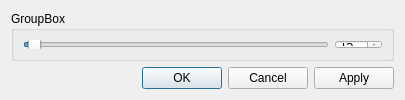
<?xml version="1.0" encoding="UTF-8"?>
<ui version="4.0">
 <class>CoinDialog</class>
 <widget class="QDialog" name="CoinDialog">
  <property name="geometry">
   <rect>
    <x>0</x>
    <y>0</y>
    <width>405</width>
    <height>100</height>
   </rect>
  </property>
  <property name="minimumSize">
   <size>
    <width>400</width>
    <height>100</height>
   </size>
  </property>
  <property name="maximumSize">
   <size>
    <width>16777215</width>
    <height>100</height>
   </size>
  </property>
  <property name="windowTitle">
   <string>Dialog</string>
  </property>
  <layout class="QVBoxLayout" name="verticalLayout">
   <item>
    <widget class="QGroupBox" name="coinGroupBox">
     <property name="title">
      <string>GroupBox</string>
     </property>
     <layout class="QHBoxLayout" name="horizontalLayout">
      <item>
       <widget class="QSlider" name="coinSlider">
        <property name="minimum">
         <number>1</number>
        </property>
        <property name="maximum">
         <number>999</number>
        </property>
        <property name="value">
         <number>15</number>
        </property>
        <property name="orientation">
         <enum>Qt::Horizontal</enum>
        </property>
       </widget>
      </item>
      <item>
       <widget class="QSpinBox" name="coinSpin">
        <property name="minimum">
         <number>1</number>
        </property>
        <property name="maximum">
         <number>999</number>
        </property>
        <property name="value">
         <number>15</number>
        </property>
       </widget>
      </item>
     </layout>
    </widget>
   </item>
   <item>
    <widget class="QDialogButtonBox" name="buttonBox">
     <property name="orientation">
      <enum>Qt::Horizontal</enum>
     </property>
     <property name="standardButtons">
      <set>QDialogButtonBox::Apply|QDialogButtonBox::Cancel|QDialogButtonBox::Ok</set>
     </property>
    </widget>
   </item>
  </layout>
 </widget>
 <resources/>
 <connections>
  <connection>
   <sender>buttonBox</sender>
   <signal>accepted()</signal>
   <receiver>CoinDialog</receiver>
   <slot>accept()</slot>
   <hints>
    <hint type="sourcelabel">
     <x>248</x>
     <y>254</y>
    </hint>
    <hint type="destinationlabel">
     <x>157</x>
     <y>274</y>
    </hint>
   </hints>
  </connection>
  <connection>
   <sender>buttonBox</sender>
   <signal>rejected()</signal>
   <receiver>CoinDialog</receiver>
   <slot>reject()</slot>
   <hints>
    <hint type="sourcelabel">
     <x>316</x>
     <y>260</y>
    </hint>
    <hint type="destinationlabel">
     <x>286</x>
     <y>274</y>
    </hint>
   </hints>
  </connection>
 </connections>
</ui>
